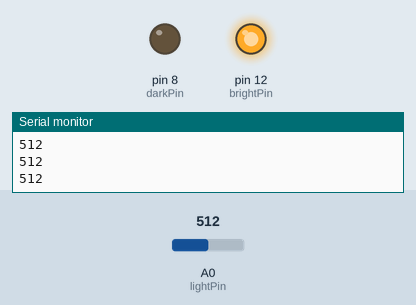
Simulated run of this sketch. Board: Arduino Uno, built with avr-gcc and run on an emulated ATmega328P. On the bench: output pins drawn as LEDs (lit = HIGH), the last lines printed to the serial monitor. Inputs (shaded band) come from the test bench; at power-on: A0 (lightPin) = 512.

Above: at 1.2 s.
1.3 s: A0 (lightPin) set to 361
2.9 s: A0 (lightPin) set to 337
At 3.7 s:
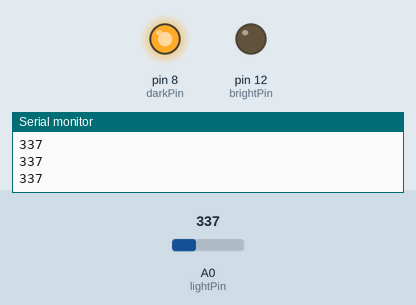
4.7 s: A0 (lightPin) set to 360
At 5.7 s:
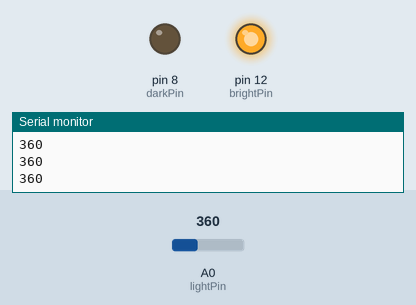
6.5 s: A0 (lightPin) set to 340
At 7.7 s:
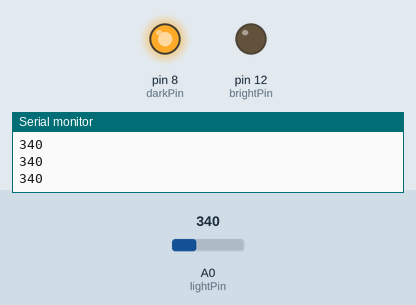
Timing chart, 0 to 9.2 s (numbered marks = the images above; inputs shaded):
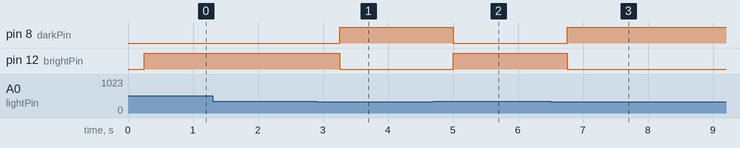

Measured:
- the behaviour switches between 350 and 349 on A0 (lightPin) (found by bisection; images 0 and 1)
- after the input at 2.9 s, pin 8 (darkPin): LOW → HIGH after 0.35 s; pin 12 (brightPin): HIGH → LOW after 0.35 s
- after the input at 4.7 s, pin 8 (darkPin): HIGH → LOW after 0.31 s; pin 12 (brightPin): LOW → HIGH after 0.31 s
- after the input at 6.5 s, pin 8 (darkPin): LOW → HIGH after 0.26 s; pin 12 (brightPin): HIGH → LOW after 0.26 s

The sketch:

lightDetector.ino
```cpp
int lightPin = A0;
int darkPin = 8;
int brightPin = 12;
int lightVal;
int delayVal = 250;

void setup() {
  // put your setup code here, to run once:
  pinMode(lightPin, INPUT);
  pinMode(darkPin, OUTPUT);
  pinMode(brightPin, OUTPUT);
  Serial.begin(9600);
}

void loop() {
  // put your main code here, to run repeatedly:
  lightVal = analogRead(lightPin);
  Serial.println(lightVal);
  delay(delayVal);

  if(lightVal > 350){
    digitalWrite(brightPin, HIGH);
    digitalWrite(darkPin, LOW);
  }
  if(lightVal < 350){
    digitalWrite(darkPin, HIGH);
    digitalWrite(brightPin, LOW);
  }
}
```
